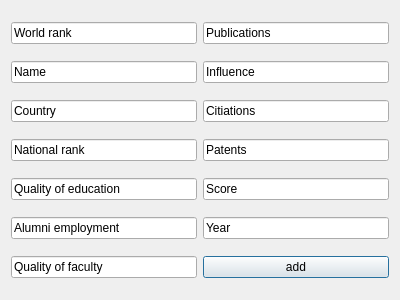
<?xml version="1.0" encoding="UTF-8"?>
<ui version="4.0">
 <class>add</class>
 <widget class="QDialog" name="add">
  <property name="geometry">
   <rect>
    <x>0</x>
    <y>0</y>
    <width>400</width>
    <height>300</height>
   </rect>
  </property>
  <property name="windowTitle">
   <string>Dialog</string>
  </property>
  <layout class="QGridLayout" name="gridLayout">
   <item row="0" column="0">
    <widget class="QLineEdit" name="lineEdit">
     <property name="text">
      <string>World rank</string>
     </property>
    </widget>
   </item>
   <item row="0" column="1">
    <widget class="QLineEdit" name="lineEdit_8">
     <property name="text">
      <string>Publications</string>
     </property>
    </widget>
   </item>
   <item row="1" column="0">
    <widget class="QLineEdit" name="lineEdit_2">
     <property name="text">
      <string>Name</string>
     </property>
    </widget>
   </item>
   <item row="1" column="1">
    <widget class="QLineEdit" name="lineEdit_9">
     <property name="text">
      <string>Influence</string>
     </property>
    </widget>
   </item>
   <item row="2" column="0">
    <widget class="QLineEdit" name="lineEdit_3">
     <property name="text">
      <string>Country</string>
     </property>
    </widget>
   </item>
   <item row="2" column="1">
    <widget class="QLineEdit" name="lineEdit_10">
     <property name="text">
      <string>Citiations</string>
     </property>
    </widget>
   </item>
   <item row="3" column="0">
    <widget class="QLineEdit" name="lineEdit_4">
     <property name="text">
      <string>National rank</string>
     </property>
    </widget>
   </item>
   <item row="3" column="1">
    <widget class="QLineEdit" name="lineEdit_11">
     <property name="text">
      <string>Patents</string>
     </property>
    </widget>
   </item>
   <item row="4" column="0">
    <widget class="QLineEdit" name="lineEdit_5">
     <property name="text">
      <string>Quality of education</string>
     </property>
    </widget>
   </item>
   <item row="4" column="1">
    <widget class="QLineEdit" name="lineEdit_12">
     <property name="text">
      <string>Score</string>
     </property>
    </widget>
   </item>
   <item row="5" column="0">
    <widget class="QLineEdit" name="lineEdit_6">
     <property name="text">
      <string>Alumni employment</string>
     </property>
    </widget>
   </item>
   <item row="5" column="1">
    <widget class="QLineEdit" name="lineEdit_13">
     <property name="text">
      <string>Year</string>
     </property>
    </widget>
   </item>
   <item row="6" column="0">
    <widget class="QLineEdit" name="lineEdit_7">
     <property name="text">
      <string>Quality of faculty</string>
     </property>
    </widget>
   </item>
   <item row="6" column="1">
    <widget class="QPushButton" name="pushButton">
     <property name="text">
      <string>add</string>
     </property>
    </widget>
   </item>
  </layout>
 </widget>
 <resources/>
 <connections/>
</ui>
